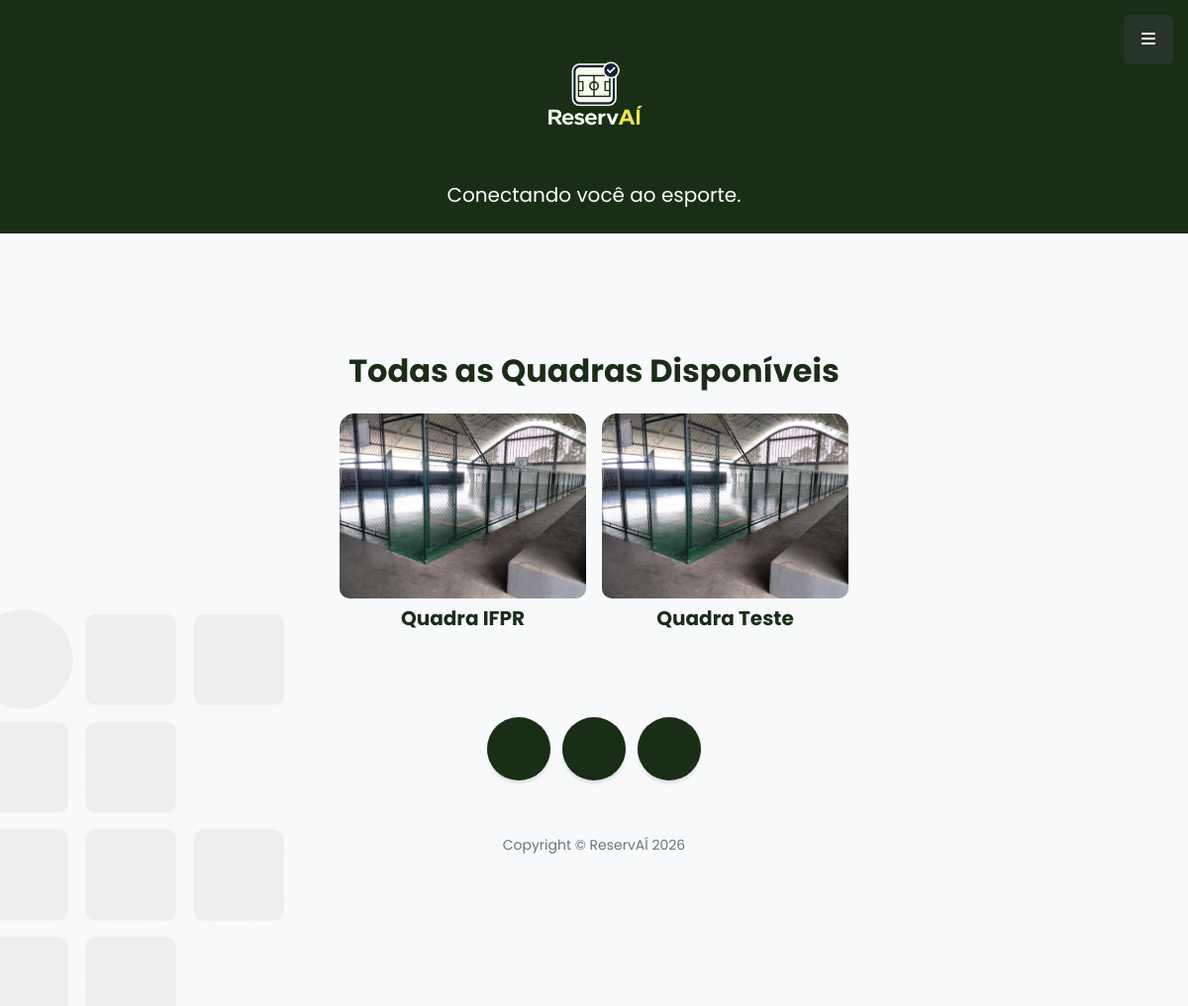
/quadras.php, run on the app's committed database.
### tables this page shows
CREATE TABLE `quadras` (
  `idQuadra` int(11) NOT NULL,
  `fotoQuadra` varchar(200) NOT NULL,
  `nomeQuadra` varchar(100) NOT NULL,
  `esportes` varchar(100) NOT NULL,
  `localizacao` varchar(100) NOT NULL
);

### quadras.php (the view, shortened to what this page needs)
<?php include "header.php" ?>
<div class="d-flex justify-content-center mb-3">
    <h2>Todas as Quadras Disponíveis</h2>
</div>
<?php
    $listarQuadras = "SELECT * FROM Quadras";
    include "conexaoBD.php";
    $res          = mysqli_query($conn, $listarQuadras) or die("Erro ao tentar listar Quadras!");
    echo "<div class='row gx-3 gy-3 justify-content-center'>";
    while($Quadra = mysqli_fetch_assoc($res)){
        $idQuadra   = $Quadra['idQuadra'];
        $fotoQuadra = $Quadra['fotoQuadra'];
        $nomeQuadra = $Quadra['nomeQuadra'];
        echo "
            <div class='col-6 col-sm-4 col-md-3'>
                <a class='portfolio-item text-decoration-none' href='formReservaQuadra.php?idQuadra=$idQuadra' style='border-radius: 15px; overflow: hidden; display: block;' title='Clique aqui para reservar a $nomeQuadra'>
                    <div class='caption-content mb-2' style='aspect-ratio: 4/3; overflow: hidden; border-radius: 10px;'>
                        <img class='img-fluid w-100 h-100' src='$fotoQuadra' style='object-fit: cover;'/>
                    </div>
                    <div class='h5 text-center' style='color: #1a2e17;'>$nomeQuadra</div>
                </a>
            </div>
        ";
    }
    echo "</div>";
?>
<?php include "footer.php" ?>

### header.php (shortened to what this page needs)
<!DOCTYPE html>
<html lang="pt-br">
    <head>
        <link href="https://cdnjs.cloudflare.com/ajax/libs/simple-line-icons/2.5.5/css/simple-line-icons.min.css" rel="stylesheet" />
        <link href="css/styles.css" rel="stylesheet" />
    </head>
    <body id="page-top">
<a class="menu-toggle rounded" href="#"><i class="fas fa-bars"></i></a>
        <header class="py-2" id="menu" style="background-color: #1a2e17;">
            <div class="container px-4 px-lg-5 my-3">
                <div class="text-center text-white">
                    <img src="assets/img/reservai_logo2.png" style="width: 150px" class="pb-2">
                    <p class="lead fw-normal text-white mb-0 audiowide-regular">Conectando você ao esporte.</p>
                </div>
            </div>
        </header>
        <section class="content-section bg-light" id="about">
            <div class="container px-4 px-lg-5 text-center">

### footer.php (shortened to what this page needs)
        <footer class="footer text-center">
            <div class="container px-4 px-lg-5">
                <ul class="list-inline mb-5">
                    <li class="list-inline-item">
                        <a class="social-link rounded-circle text-white mr-3" href="mailto:20241tbor0020025@estudantes.ifpr.edu.br" title="Entre em contato"><i class="icon-envelope"></i></a>
                    </li>
                    <li class="list-inline-item">
                        <a class="social-link rounded-circle text-white mr-3" href="#!"><i class="icon-social-instagram"></i></a>
                    </li>
                    <li class="list-inline-item">
                        <a class="social-link rounded-circle text-white" href="https://github.com/giqueji09/esporte.iftech.git"><i class="icon-social-github"></i></a>
                    </li>
                </ul>
                <p class="text-muted small mb-0">Copyright &copy; ReservAÍ 2026</p>
            </div>
        </footer>
    </body>
</html>

### data on the page
quadras: fotoQuadra (picture), nomeQuadra "Quadra IFPR"
quadras: fotoQuadra (picture), nomeQuadra "Quadra Teste"
